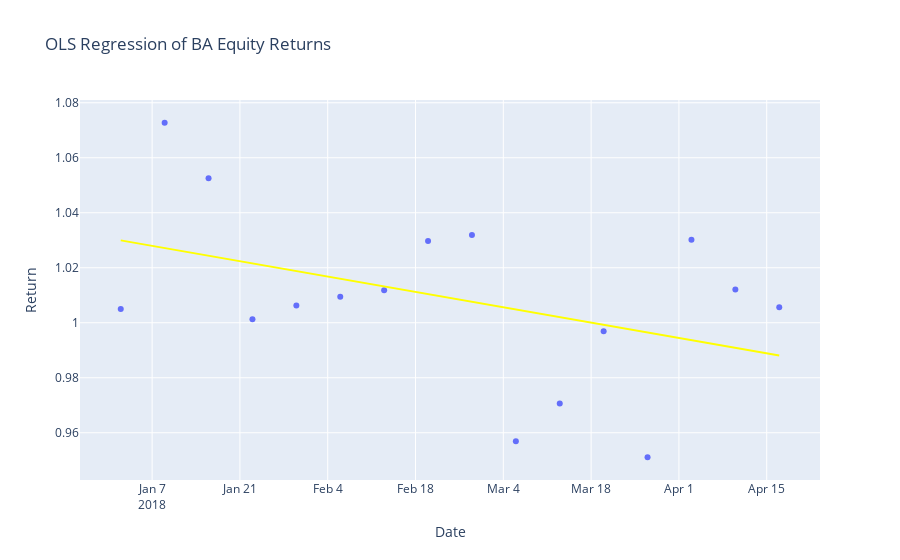

The notebook cell this image was saved under:
### Code cell
class OLS:
    """
    Wrapper class for sklearn.linear_model.LinearRegression.
    """
    
    def __init__(self):
        self.reg = LinearRegression()
    
    def _get_shape(self, x):
        return getattr(x, 'shape', tuple([len(x)]))
    
    def _dt_to_weeks(self, x):
        ser = pd.Series(x)
        td = ser - ser.iloc[0]
        return (td.dt.days / 7.).values
        
    def _standardize_shape(self, x):
        # Standardize shape
        shape = self._get_shape(x)
        if len(shape) == 1:
            return [[v] for v in x]
        return x
    
    def fit(self, x, y, df=None, **kw):
        # Support passing a DataFrame with string or index level
        # specifiers for `x` and `y`.
        if df is not None and isinstance(x, (str, int, list)) and isinstance(y, str):
            if isinstance(x, int):
                x = df.index.get_level_values(x)
            else:
                x = df[x]
            y = df[y]
                
        self.xraw = x
        self.yraw = y
        # Handle Timestamp values
        if pd.api.types.is_datetime64_any_dtype(x):
            x = self._dt_to_weeks(x)
        x = self._standardize_shape(x)
        if hasattr(y, 'to_numpy'):
            y = y.to_numpy(dtype=float)

        self.x = x
        self.y = y
        self.reg.fit(x, y, **kw)
        return self
    
    def __call__(self, *args, **kw):
        return self.fit(*args, **kw)
    
    def predict(self, *args, x=None, **kw):
        if x is None:
            x = self.x
        return self.reg.predict(x, *args, **kw)
    
    @property
    def r2(self):
        self.y_pred = self.predict()
        return r2_score(
            y_true=self.y,
            y_pred=self.y_pred,
            # TODO
            sample_weight=None,
        )

    @property
    def coef(self):
        coef = self.reg.coef_
        if isinstance(coef, (Sequence, np.ndarray)) and len(coef) == 1:
            return coef[0]
        return coef
    
    @property
    def icpt(self):
        return self.reg.intercept_

    def plot(self, **kw):
        return px.scatter(
            x=self.xraw,
            y=self.y,
            trendline='ols',
            trendline_color_override='yellow',
            **kw
        )
    
ols = OLS()
ols.fit(x=1, y='eod_ret', df=firstn)
print(f"{ols.coef=} {ols.icpt=} {ols.r2=}")
ols.plot(
    title='OLS Regression of BA Equity Returns',
    labels={
        'x': 'Date',
        'y': 'Return',
    },
)

### Figure 1 — Plotly figure (JSON) as saved in the notebook; plotly's stock layout.template omitted (floating-point values rounded to 4 significant figures)
{"data": [{"hovertemplate": "Date=%{x}<br>Return=%{y}<extra></extra>", "legendgroup": "", "marker": {"color": "#636efa", "symbol": "circle"}, "mode": "markers", "name": "", "orientation": "v", "showlegend": false, "type": "scatter", "x": ["2018-01-02T00:00:00", "2018-01-09T00:00:00", "2018-01-16T00:00:00", "2018-01-23T00:00:00", "2018-01-30T00:00:00", "2018-02-06T00:00:00", "2018-02-13T00:00:00", "2018-02-20T00:00:00", "2018-02-27T00:00:00", "2018-03-06T00:00:00", "2018-03-13T00:00:00", "2018-03-20T00:00:00", "2018-03-27T00:00:00", "2018-04-03T00:00:00", "2018-04-10T00:00:00", "2018-04-17T00:00:00"], "xaxis": "x", "y": [1.005, 1.073, 1.053, 1.001, 1.006, 1.009, 1.012, 1.03, 1.032, 0.9569, 0.9706, 0.9969, 0.9511, 1.03, 1.012, 1.006], "yaxis": "y"}, {"hovertemplate": "<b>OLS trendline</b><br>y = -4.61566e-09 * x + 8.022<br>R<sup>2</sup>=0.174766<br><br>Date=%{x}<br>Return=%{y} <b>(trend)</b><extra></extra>", "legendgroup": "", "line": {"color": "yellow"}, "marker": {"color": "#636efa", "symbol": "circle"}, "mode": "lines", "name": "", "showlegend": false, "type": "scatter", "x": ["2018-01-02T00:00:00", "2018-01-09T00:00:00", "2018-01-16T00:00:00", "2018-01-23T00:00:00", "2018-01-30T00:00:00", "2018-02-06T00:00:00", "2018-02-13T00:00:00", "2018-02-20T00:00:00", "2018-02-27T00:00:00", "2018-03-06T00:00:00", "2018-03-13T00:00:00", "2018-03-20T00:00:00", "2018-03-27T00:00:00", "2018-04-03T00:00:00", "2018-04-10T00:00:00", "2018-04-17T00:00:00"], "xaxis": "x", "y": [1.03, 1.027, 1.024, 1.022, 1.019, 1.016, 1.013, 1.01, 1.008, 1.005, 1.002, 0.9993, 0.9965, 0.9937, 0.9909, 0.9881], "yaxis": "y"}], "layout": {"autosize": true, "legend": {"tracegroupgap": 0}, "title": {"text": "OLS Regression of BA Equity Returns"}, "xaxis": {"anchor": "y", "autorange": true, "domain": [0, 1], "range": ["2017-12-26 13:34:22.6546", "2018-04-23 10:25:37.3454"], "title": {"text": "Date"}, "type": "date"}, "yaxis": {"anchor": "x", "autorange": true, "domain": [0, 1], "range": [0.9411, 1.083], "title": {"text": "Return"}, "type": "linear"}}}
